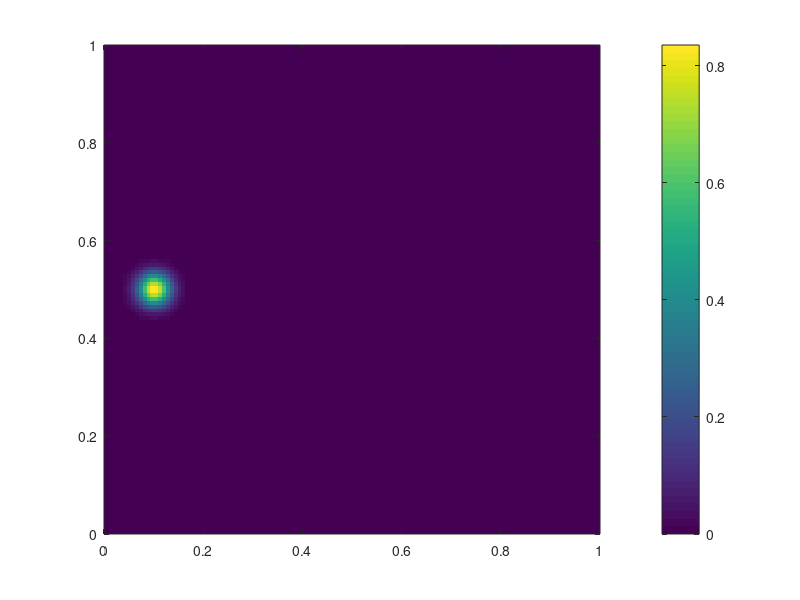

Recreate this plot in MATLAB.
clear

upwind = 1

xmin     = -0.0;  xmax    =    1; Lx = xmax - xmin;
ymin     = -0.0;  ymax    =    1; Ly = ymax - ymin;

zmin     = -0.00; zmax    =    1; Lz = zmax - zmin;
nx       = 4*32;
ny       = 4*32;
nz       = 4*32;

Vx      =  ones(nx+1,ny+0,nz+0);
Vy      =  zeros(nx+0,ny+1,nz+0);
Vz      =  zeros(nx+0,ny+0,nz+1);

dx       = Lx/nx;                                                       
dy       = Ly/ny;
dz       = Lz/nz;
dt       = 0.25*min(min(dx,dy),dz) / 1


xce=xmin-dx/2:dx:xmax+dx/2;
yce=ymin-dy/2:dy:ymax+dy/2;
zce=zmin-dz/2:dz:zmax+dz/2;

xc=xmin+dx/2:dx:xmax-dx/2;
yc=ymin+dy/2:dy:ymax-dy/2;

[xce2,yce2,zce2] = ndgrid(xce,yce,zce);

xC = 0.1;
yC = 0.5*(ymin+ymax);
zC = 0.5*(zmin+zmax);

Tc_ex = exp(-(xce2-xC).^2/ 0.001 - (yce2-yC).^2/ 0.001 - (zce2-zC).^2/ 0.001);

max(Tc_ex(:))

vxm1   = min(Vx(1:end-1,:,int16(ceil(nz/2))),0);
vxp1   = max(Vx(2:end  ,:,int16(ceil(nz/2))),0);
vym1   = min(Vy(:,1:end-1,int16(ceil(nz/2))),0);
vyp1   = max(Vy(:,2:end  ,int16(ceil(nz/2))),0);

phi1     = Tc_ex(2:end-1,2:end-1,int16(ceil(nz/2)));
order    = 2;
dimsplit = 1;



time = 0;

for it=1:1
    
    time = time + dt;

    % 1.1 Upwind
    phi1o = phi1;
    phi1t = phi1;
    for step=1:order
        if upwind == 1
%             phie  = [1*phi1t(end,:); phi1t; 1*phi1t(1,:)]; % periodic x
%             phie  = [1*phie(:,end)  phie  1*phie(:,1)];
            phie  = [1*phi1t(1,:); phi1t; 1*phi1t(end,:)]; % no flux
            phie  = [1*phie(:,1)  phie  1*phie(:,end)];
            phxm1 = 1/dx*(phie(2:end-1,2:end-1) - phie(1:end-2,2:end-1));
            phxp1 = 1/dx*(phie(3:end,2:end-1)   - phie(2:end-1,2:end-1));
        else
            [phxm1,phxp1,c,d] = weno5(phi1t, dx, dy , 1, 0, 1);
        end
        phi1t = phi1t - dimsplit*dt*(vxp1.*phxm1 + vxm1.*phxp1);
    end
    phi1t = (1/order)*phi1t + (1-1/order)*phi1o;
    phi1o = phi1t;
    for step=1:order
        if upwind == 1
            phie  = [1*phi1t(1,:); phi1t; 1*phi1t(end,  :)]; % no flux
            phie  = [1*phie(:  ,1)  phie  1*phie(:,end)];
            phym1 = 1/dy*(phie(2:end-1,2:end-1) - phie(2:end-1,1:end-2));
            phyp1 = 1/dy*(phie(2:end-1,3:end)   - phie(2:end-1,2:end-1));
        else
            [a,b,phym1,phyp1] = weno5(phi1t, dx, dy , 1, 0, 1);
        end
        phi1t = phi1t - dt*(vyp1.*phym1 + vym1.*phyp1) - (1-dimsplit)*dt*(vxp1.*phxm1 + vxm1.*phxp1);
    end
    phi1 = (1/order)*phi1t + (1-1/order)*phi1o;
    
end

max(phi1(:))

centerx = time*1 + 0.1

figure(1),clf;
imagesc(xc,yc, phi1' )
colorbar
set(gca,'ydir','normal')
